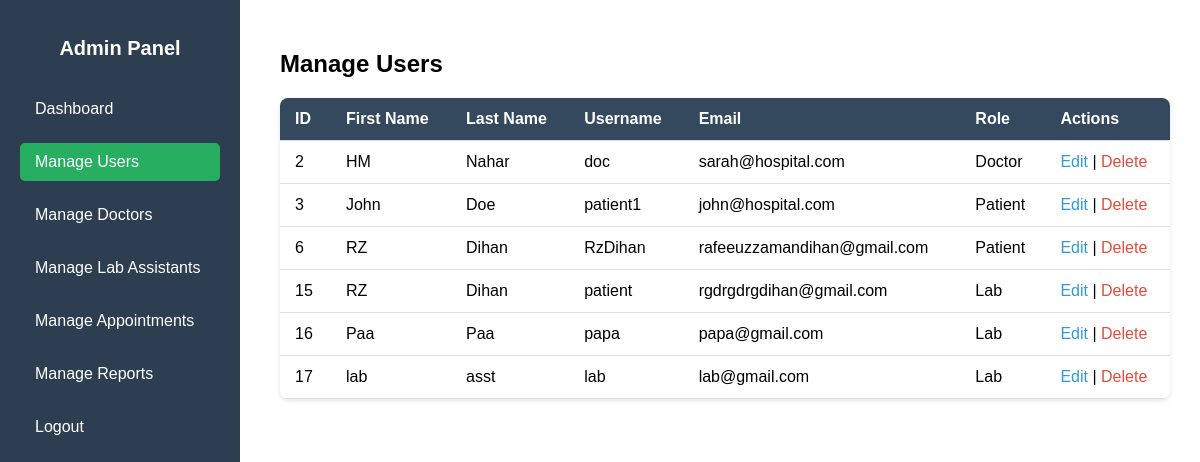
The page /admin/manage-users.php (signed in) on the database its author committed.
### tables this page shows
CREATE TABLE `users` (
  `id` int(11) NOT NULL,
  `first_name` varchar(15) NOT NULL,
  `last_name` varchar(15) NOT NULL,
  `username` varchar(50) NOT NULL,
  `email` varchar(100) NOT NULL,
  `password` varchar(255) NOT NULL,
  `role` enum('admin','doctor','patient','lab') DEFAULT 'patient',
  `created_at` timestamp NOT NULL DEFAULT current_timestamp()
);

### admin/manage-users.php (the view, shortened to what this page needs)
<?php
include "../db/connection.php";
include "../includes/admin-sidebar.php";
$sql = "SELECT * FROM users WHERE role != 'admin'";
$stmt = $conn->prepare($sql);
$stmt->execute();
$users = $stmt->fetchAll(PDO::FETCH_ASSOC);
?>
<link rel="stylesheet" href="../css/navbar.css">
<link rel="stylesheet" href="../css/admin-dashboard.css">
<div class="admin-content">
    <h2>Manage Users</h2>
    <table>
        <thead>
        <tr>
            <th>ID</th>
            <th>First Name</th>
            <th>Last Name</th>
            <th>Username</th>
            <th>Email</th>
            <th>Role</th>
            <th>Actions</th>
        </tr>
        </thead>
        <tbody>
        <?php if(count($users) > 0): ?>
            <?php foreach($users as $row): ?>
                <tr>
                    <td><?= $row['id'] ?></td>
                    <td><?= $row['first_name'] ?></td>
                    <td><?= $row['last_name'] ?></td>
                    <td><?= $row['username'] ?></td>
                    <td><?= $row['email'] ?></td>
                    <td><?= ucfirst($row['role']) ?></td>
                    <td>
                        <a href="#" class="edit-btn">Edit</a> |
                        <a href="?delete_id=<?= $row['id'] ?>" class="delete-btn" onclick="return confirm('Are you sure you want to delete this user?')">Delete</a>
                    </td>
                </tr>
            <?php endforeach; ?>
        <?php else: ?>
            <tr><td colspan="7">No users found.</td></tr>
        <?php endif; ?>
        </tbody>
    </table>
</div>

### includes/admin-sidebar.php
<aside class="sidebar">
    <h2>Admin Panel</h2>
    <ul>
        <li><a href="dashboard.php" class="<?= basename($_SERVER['PHP_SELF']) == 'dashboard.php' ? 'active' : '' ?>">Dashboard</a></li>
        <li><a href="manage-users.php" class="<?= basename($_SERVER['PHP_SELF']) == 'manage-users.php' ? 'active' : '' ?>">Manage Users</a></li>
        <li><a href="manage-doctors.php" class="<?= basename($_SERVER['PHP_SELF']) == 'manage-doctors.php' ? 'active' : '' ?>">Manage Doctors</a></li>
        <li><a href="manage-lab-assistants.php" class="<?= basename($_SERVER['PHP_SELF']) == 'manage-lab-assistants.php' ? 'active' : '' ?>">Manage Lab Assistants</a></li>
        <li><a href="manage-appointments.php" class="<?= basename($_SERVER['PHP_SELF']) == 'manage-appointments.php' ? 'active' : '' ?>">Manage Appointments</a></li>
        <li><a href="manage-reports.php" class="<?= basename($_SERVER['PHP_SELF']) == 'manage-reports.php' ? 'active' : '' ?>">Manage Reports</a></li>
        <li><a href="../auth/logout.php">Logout</a></li>
    </ul>
</aside>

### css/admin-dashboard.css (style rules this page uses)
.sidebar { width: 240px; position: fixed; height: 100%; background: #2c3e50; color: #fff; padding: 20px; box-sizing: border-box; font-family: Arial, sans-serif; }
.sidebar h2 { font-size: 20px; margin-bottom: 30px; text-align: center; }
.sidebar ul { list-style: none; padding: 0; margin: 0; }
.sidebar ul li { margin-bottom: 15px; }
.sidebar ul li a { display: block; padding: 10px 15px; color: #fff; text-decoration: none; border-radius: 5px; transition: 0.3s; }
.sidebar ul li a.active { background-color: #27ae60; }
.admin-content { margin-left: 240px; padding: 30px; flex: 1; }
.admin-content { margin-left: 250px; padding: 30px; }
.admin-content h2 { margin-bottom: 20px; }
table { width: 100%; border-collapse: collapse; background: #fff; border-radius: 8px; overflow: hidden; box-shadow: 0 2px 5px rgba(0,0,0,0.1); margin-top: 10px; }
table th, table td { padding: 12px 15px; text-align: left; border-bottom: 1px solid #ddd; }
table th { background-color: #34495e; color: #fff; }
table a.edit-btn { color: #3498db; text-decoration: none; }
table a.delete-btn { color: #e74c3c; text-decoration: none; }

### rows shown on the page
users: id "2", first_name "HM", last_name "Nahar", username "doc", email "sarah@hospital.com", role "Doctor"
users: id "3", first_name "John", last_name "Doe", username "patient1", email "john@hospital.com", role "Patient"
users: id "6", first_name "RZ", last_name "Dihan", username "RzDihan", email "rafeeuzzamandihan@gmail.com", role "Patient"
users: id "15", first_name "RZ", last_name "Dihan", username "patient", email "rgdrgdrgdihan@gmail.com", role "Lab"
users: id "16", first_name "Paa", last_name "Paa", username "papa", email "papa@gmail.com", role "Lab"
users: id "17", first_name "lab", last_name "asst", username "lab", email "lab@gmail.com", role "Lab"
